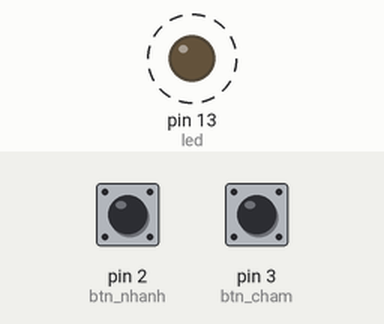
This sketch was run on a simulated Arduino Uno, built with avr-gcc and run on an emulated ATmega328P. Parts: output pins drawn as LEDs (lit = HIGH). Dashed ring = blinking. Inputs (shaded band) come from the test bench; at power-on: pin 3 (btn_cham) HIGH, pin 2 (btn_nhanh) HIGH.

Above: at 2.8 s.
2.9 s: pin 3 (btn_cham) pulled LOW for 3.2 s
At 3.4 s:
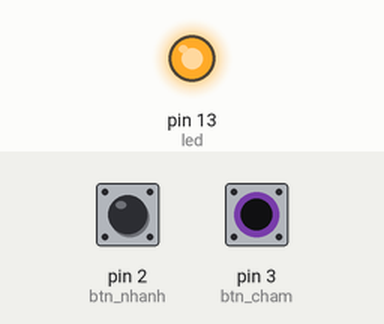
At 4.0 s:
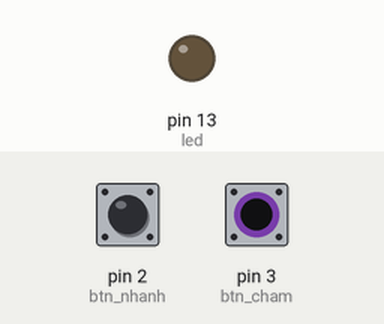
7.6 s: pin 2 (btn_nhanh) pulled LOW for 1.2 s
Timing chart, 0 to 17.1 s (numbered marks = the images above; inputs shaded):
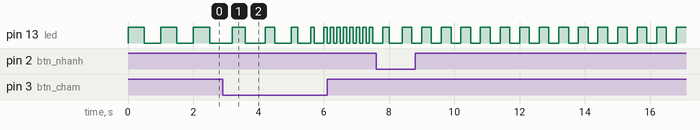

The sketch:

code_bt3.ino
```cpp
int led=13;
int btn_nhanh=2;
int btn_cham=3;

int blinkDelay =  500;
const int minDelay = 100;
const int maxDelay = 3000;
const int step = 100;
void setup() {
  // put your setup code here, to run once:
  pinMode(led, OUTPUT);
  pinMode(btn_nhanh, INPUT);
  pinMode(btn_cham, INPUT);
}

void loop() {
  // put your main code here, to run repeatedly:
  if(digitalRead(btn_nhanh) == LOW) {
    blinkDelay+=step;
    if(blinkDelay >= maxDelay) {
      blinkDelay = maxDelay;
    }
    delay(200);
  }
  if(digitalRead(btn_cham) == LOW) {
    blinkDelay-=step;
    if(blinkDelay <= minDelay) {
      blinkDelay = minDelay;
    }
    delay(200);
  }

  digitalWrite(led, HIGH);
  delay(blinkDelay);
  digitalWrite(led, LOW);
  delay(blinkDelay);
}
```
